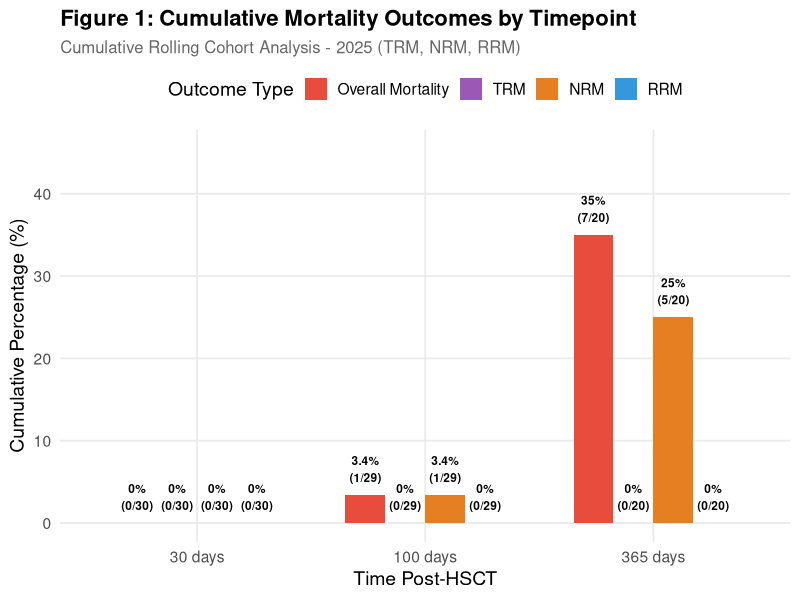
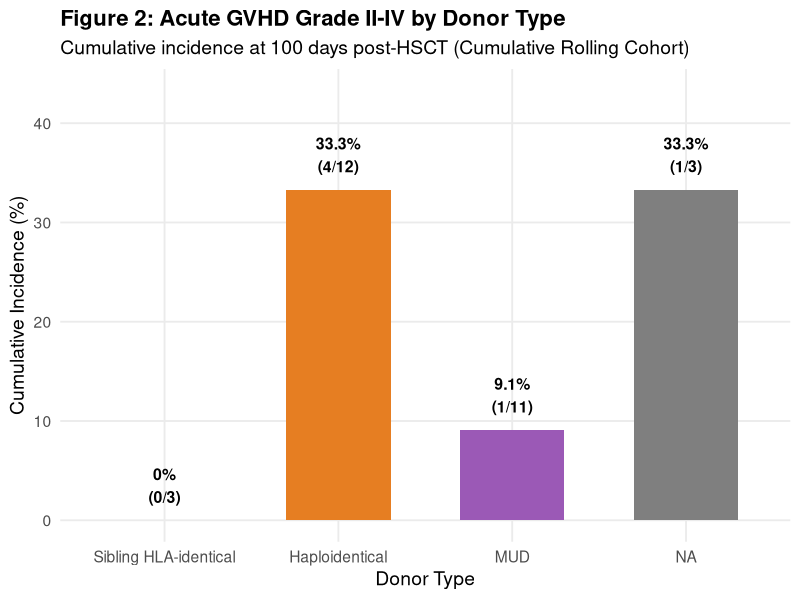

Write the R code that produced these figures, in order.
## ---- chunk 1
library(tidyverse)
library(readxl)
library(knitr)
library(kableExtra)
library(lubridate)
library(ggplot2)

# Load and prepare data
transplant_data <- read_excel("Calcoli_RDD_2025-1.xlsx")

# Data preparation
transplant_data_prepared <- transplant_data |>
  mutate(
    hsct_date = `HSCT date`,
    hsct_year = year(hsct_date),
    death_date_clean = case_when(
      `Death date` == "-" ~ NA,
      TRUE ~ as.Date(as.numeric(`Death date`), origin = "1899-12-30")
    ),
    days_to_event = as.numeric(difftime(`Date of last follow up`, hsct_date, units = "days")),
    death = ifelse(grepl("^dead", `State at last follow up`), 1, 0),
    disease_status_binary = case_when(
      `Disease status at HSCT` == "Complete Remission" ~ "Complete Remission",
      TRUE ~ "Not in Complete Remission"
    ),
    donor_type_main = case_when(
      `Donor type` == "Related HLA-identical" ~ "Sibling HLA-identical",
      `Donor type` == "Related Haploidentical" ~ "Haploidentical",
      `Donor type` == "URD HLA-identical" ~ "MUD",
      `Donor type` == "URD HLA-mismatched" ~ "MMUD"
    ),
    death_cause = case_when(
      death == 0 ~ "Alive",
      grepl("disease", `State at last follow up`) ~ "Relapse",
      grepl("GVHD", `State at last follow up`) ~ "GVHD",
      grepl("infection", `State at last follow up`) ~ "Infection",
      grepl("other cause", `State at last follow up`) ~ "Other",
      TRUE ~ "Unknown"
    ),
    death_type = case_when(
      death == 0 ~ "Alive",
      death_cause == "Relapse" ~ "Relapse",
      TRUE ~ "NRM"
    ),
    acute_gvhd_grade_ii_iv = case_when(
      !is.na(`acute GVHD global grade`) & `acute GVHD global grade` %in% c(2, 3, 4) ~ 1,
      TRUE ~ 0
    ),
    chronic_gvhd_any = ifelse(`chronic GVHD` == "sì", 1, 0),
    chronic_gvhd_mod_severe = case_when(
      !is.na(`chronic GVHD global grade`) & 
        `chronic GVHD global grade` %in% c("moderata", "severa") ~ 1,
      TRUE ~ 0
    )
  )

report_year <- 2025
## ---- chunk 2
# Cumulative rolling cohort selection for annual reporting
# Based on JACIE Italian quarterly methodology, cumulative through Q4

# For 30-day outcomes: Milestone dates from Jan 1 - Nov 30, 2025
# HSCT dates: Sep 1, 2024 - Oct 31, 2025
select_cohort_30d <- function(data, year = 2025) {
  milestone_start <- as.Date(paste0(year - 1, "-09-01"))  # Sep 1 previous year
  milestone_end <- as.Date(paste0(year, "-11-30"))        # Nov 30 current year
  
  cohort <- data |>
    mutate(milestone_30d = hsct_date + days(30)) |>
    filter(
      milestone_30d >= milestone_start,
      milestone_30d <= milestone_end,
      days_to_event >= 30 | death == 1
    )
  
  return(cohort)
}

# For 100-day outcomes: Milestone dates from Jan 1 - Sep 30, 2025
# HSCT dates: Jul 1, 2024 - Sep 30, 2025
select_cohort_100d <- function(data, year = 2025) {
  milestone_start <- as.Date(paste0(year - 1, "-07-01"))  # Jul 1 previous year
  milestone_end <- as.Date(paste0(year, "-09-30"))        # Sep 30 current year
  
  cohort <- data |>
    mutate(milestone_100d = hsct_date + days(100)) |>
    filter(
      milestone_100d >= milestone_start,
      milestone_100d <= milestone_end,
      days_to_event >= 100 | death == 1
    )
  
  return(cohort)
}

# For 365-day outcomes: Milestone dates from Jan 1, 2024 - Dec 31, 2025
# HSCT dates: Jan 1, 2024 - Dec 31, 2024
select_cohort_365d <- function(data, year = 2025) {
  milestone_start <- as.Date(paste0(year - 1, "-01-01"))  # Jan 1 previous year
  milestone_end <- as.Date(paste0(year, "-12-31"))        # Dec 31 current year
  
  cohort <- data |>
    mutate(milestone_365d = hsct_date + days(365)) |>
    filter(
      milestone_365d >= milestone_start,
      milestone_365d <= milestone_end,
      days_to_event >= 365 | death == 1
    )
  
  return(cohort)
}

# Mortality calculation for a cohort
calc_mortality <- function(cohort, days) {
  if (nrow(cohort) == 0) {
    return(tibble(timepoint = paste0(days, " days"), n_cohort = 0,
                  n_events = NA_integer_, pct = NA_real_))
  }
  
  n_deaths <- sum(cohort$death == 1 & cohort$days_to_event <= days)
  
  tibble(
    timepoint = paste0(days, " days"),
    n_cohort = nrow(cohort),
    n_events = n_deaths,
    pct = round(100 * n_deaths / nrow(cohort), 1)
  )
}

# NRM calculation
calc_nrm <- function(cohort, days) {
  if (nrow(cohort) == 0) {
    return(tibble(timepoint = paste0(days, " days"), n_cohort = 0,
                  n_events = NA_integer_, pct = NA_real_))
  }
  
  n_nrm <- sum(cohort$death_type == "NRM" & cohort$days_to_event <= days, na.rm = TRUE)
  
  tibble(
    timepoint = paste0(days, " days"),
    n_cohort = nrow(cohort),
    n_events = n_nrm,
    pct = round(100 * n_nrm / nrow(cohort), 1)
  )
}

# Relapse mortality calculation (RRM - Relapse-Related Mortality)
calc_relapse <- function(cohort, days) {
  if (nrow(cohort) == 0) {
    return(tibble(timepoint = paste0(days, " days"), n_cohort = 0,
                  n_events = NA_integer_, pct = NA_real_))
  }
  
  n_relapse <- sum(cohort$death_type == "RRM" & cohort$days_to_event <= days, na.rm = TRUE)
  
  tibble(
    timepoint = paste0(days, " days"),
    n_cohort = nrow(cohort),
    n_events = n_relapse,
    pct = round(100 * n_relapse / nrow(cohort), 1)
  )
}

# TRM calculation
calc_trm <- function(cohort, days) {
  if (nrow(cohort) == 0) {
    return(tibble(timepoint = paste0(days, " days"), n_cohort = 0,
                  n_events = NA_integer_, pct = NA_real_))
  }
  
  n_trm <- sum(cohort$death_type == "TRM" & cohort$days_to_event <= days, na.rm = TRUE)
  
  tibble(
    timepoint = paste0(days, " days"),
    n_cohort = nrow(cohort),
    n_events = n_trm,
    pct = round(100 * n_trm / nrow(cohort), 1)
  )
}

# Acute GVHD calculation (100 days)
calc_agvhd <- function(cohort) {
  if (nrow(cohort) == 0) {
    return(tibble(n_cohort = 0, n_events = NA_integer_, pct = NA_real_))
  }
  
  n_agvhd <- sum(cohort$acute_gvhd_grade_ii_iv == 1)
  
  tibble(
    n_cohort = nrow(cohort),
    n_events = n_agvhd,
    pct = round(100 * n_agvhd / nrow(cohort), 1)
  )
}

# Chronic GVHD calculation (365 days)
calc_cgvhd <- function(cohort, severity = "any") {
  if (nrow(cohort) == 0) {
    return(tibble(severity = severity, n_cohort = 0,
                  n_events = NA_integer_, pct = NA_real_))
  }
  
  n_cgvhd <- if (severity == "mod_severe") {
    sum(cohort$chronic_gvhd_mod_severe == 1, na.rm = TRUE)
  } else {
    sum(cohort$chronic_gvhd_any == 1, na.rm = TRUE)
  }
  
  tibble(
    severity = severity,
    n_cohort = nrow(cohort),
    n_events = n_cgvhd,
    pct = round(100 * n_cgvhd / nrow(cohort), 1)
  )
}
## ---- chunk 3
# Select cohorts for each timepoint
cohort_30d <- select_cohort_30d(transplant_data_prepared, report_year)
cohort_100d <- select_cohort_100d(transplant_data_prepared, report_year)
cohort_365d <- select_cohort_365d(transplant_data_prepared, report_year)

# Calculate overall mortality at each timepoint
overall_mort <- bind_rows(
  calc_mortality(cohort_30d, 30),
  calc_mortality(cohort_100d, 100),
  calc_mortality(cohort_365d, 365)
)

# Calculate NRM at each timepoint
nrm_overall <- bind_rows(
  calc_nrm(cohort_30d, 30),
  calc_nrm(cohort_100d, 100),
  calc_nrm(cohort_365d, 365)
)

# Calculate relapse mortality at each timepoint
relapse_overall <- bind_rows(
  calc_relapse(cohort_30d, 30),
  calc_relapse(cohort_100d, 100),
  calc_relapse(cohort_365d, 365)
)

# Calculate TRM at each timepoint
trm_overall <- bind_rows(
  calc_trm(cohort_30d, 30),
  calc_trm(cohort_100d, 100),
  calc_trm(cohort_365d, 365)
)

# By disease status
cr_data <- transplant_data_prepared |> filter(disease_status_binary == "Complete Remission")
not_cr_data <- transplant_data_prepared |> filter(disease_status_binary == "Not in Complete Remission")

# CR cohorts
cohort_30d_cr <- select_cohort_30d(cr_data, report_year)
cohort_100d_cr <- select_cohort_100d(cr_data, report_year)
cohort_365d_cr <- select_cohort_365d(cr_data, report_year)

mort_cr <- bind_rows(
  calc_mortality(cohort_30d_cr, 30),
  calc_mortality(cohort_100d_cr, 100),
  calc_mortality(cohort_365d_cr, 365)
) |> mutate(group = "Complete Remission")

nrm_cr <- bind_rows(
  calc_nrm(cohort_30d_cr, 30),
  calc_nrm(cohort_100d_cr, 100),
  calc_nrm(cohort_365d_cr, 365)
) |> mutate(group = "Complete Remission")

relapse_cr <- bind_rows(
  calc_relapse(cohort_30d_cr, 30),
  calc_relapse(cohort_100d_cr, 100),
  calc_relapse(cohort_365d_cr, 365)
) |> mutate(group = "Complete Remission")

trm_cr <- bind_rows(
  calc_trm(cohort_30d_cr, 30),
  calc_trm(cohort_100d_cr, 100),
  calc_trm(cohort_365d_cr, 365)
) |> mutate(group = "Complete Remission")

# Not CR cohorts
cohort_30d_not_cr <- select_cohort_30d(not_cr_data, report_year)
cohort_100d_not_cr <- select_cohort_100d(not_cr_data, report_year)
cohort_365d_not_cr <- select_cohort_365d(not_cr_data, report_year)

mort_not_cr <- bind_rows(
  calc_mortality(cohort_30d_not_cr, 30),
  calc_mortality(cohort_100d_not_cr, 100),
  calc_mortality(cohort_365d_not_cr, 365)
) |> mutate(group = "Not in Complete Remission")

nrm_not_cr <- bind_rows(
  calc_nrm(cohort_30d_not_cr, 30),
  calc_nrm(cohort_100d_not_cr, 100),
  calc_nrm(cohort_365d_not_cr, 365)
) |> mutate(group = "Not in Complete Remission")

relapse_not_cr <- bind_rows(
  calc_relapse(cohort_30d_not_cr, 30),
  calc_relapse(cohort_100d_not_cr, 100),
  calc_relapse(cohort_365d_not_cr, 365)
) |> mutate(group = "Not in Complete Remission")

trm_not_cr <- bind_rows(
  calc_trm(cohort_30d_not_cr, 30),
  calc_trm(cohort_100d_not_cr, 100),
  calc_trm(cohort_365d_not_cr, 365)
) |> mutate(group = "Not in Complete Remission")

# GVHD by donor type
major_donors <- c("Sibling HLA-identical", "Haploidentical", "MUD", "MMUD")
agvhd_overall <- calc_agvhd(cohort_100d)

agvhd_by_donor <- tibble()
for (donor in major_donors) {
  donor_data <- transplant_data_prepared |> filter(donor_type_main == donor)
  cohort_100d_donor <- select_cohort_100d(donor_data, report_year)
  result <- calc_agvhd(cohort_100d_donor) |> mutate(donor = donor)
  agvhd_by_donor <- bind_rows(agvhd_by_donor, result)
}

# Chronic GVHD
cgvhd_any <- bind_rows(
  calc_cgvhd(cohort_365d, "any") |> mutate(severity = "Any"),
  calc_cgvhd(cohort_365d, "mod_severe") |> mutate(severity = "Moderate-Severe")
)
## ---- chunk 4
kable(overall_mort |>
  mutate(display = paste0(pct, "% (", n_events, "/", n_cohort, ")")) |>
  select(Timepoint = timepoint, `Cohort Size` = n_cohort, 
         Deaths = n_events, `Mortality Rate` = display),
      caption = "Table 1: Overall Cumulative Mortality - Rolling Cohort Analysis") |>
  kable_styling(bootstrap_options = c("striped", "hover"), full_width = FALSE) |>
  row_spec(0, bold = TRUE, background = "#3498DB", color = "white")
## ---- chunk 5
cause_summary <- tibble(
  Timepoint = c("30 days", "100 days", "365 days"),
  `Overall Mortality` = paste0(overall_mort$pct, "% (", overall_mort$n_events, "/", overall_mort$n_cohort, ")"),
  `TRM` = paste0(trm_overall$pct, "% (", trm_overall$n_events, "/", trm_overall$n_cohort, ")"),
  `NRM` = paste0(nrm_overall$pct, "% (", nrm_overall$n_events, "/", nrm_overall$n_cohort, ")"),
  `RRM` = paste0(relapse_overall$pct, "% (", relapse_overall$n_events, "/", relapse_overall$n_cohort, ")")
)

kable(cause_summary,
      caption = "Table 2: Cumulative Mortality Breakdown by Cause (Overall = TRM + NRM + RRM)") |>
  kable_styling(bootstrap_options = c("striped", "hover"), full_width = FALSE) |>
  row_spec(0, bold = TRUE, background = "#E74C3C", color = "white")
## ---- chunk 6
plot_data <- bind_rows(
  overall_mort |> mutate(outcome = "Overall Mortality"),
  trm_overall |> mutate(outcome = "TRM"),
  nrm_overall |> mutate(outcome = "NRM"),
  relapse_overall |> mutate(outcome = "RRM")
) |>
  mutate(
    timepoint = factor(timepoint, levels = c("30 days", "100 days", "365 days")),
    outcome = factor(outcome, levels = c("Overall Mortality", "TRM", "NRM", "RRM"))
  )

ggplot(plot_data, aes(x = timepoint, y = pct, fill = outcome)) +
  geom_col(position = "dodge", width = 0.7) +
  geom_text(aes(label = paste0(pct, "%\n(", n_events, "/", n_cohort, ")")),
            position = position_dodge(width = 0.7),
            vjust = -0.5, size = 3, fontface = "bold") +
  scale_fill_manual(values = c("Overall Mortality" = "#E74C3C", 
                                "TRM" = "#9B59B6",
                                "NRM" = "#E67E22",
                                "RRM" = "#3498DB")) +
  labs(title = "Figure 1: Cumulative Mortality Outcomes by Timepoint",
       subtitle = "Cumulative Rolling Cohort Analysis - 2025 (TRM, NRM, RRM)",
       x = "Time Post-HSCT", y = "Cumulative Percentage (%)",
       fill = "Outcome Type") +
  theme_minimal(base_size = 14) +
  theme(plot.title = element_text(face = "bold", size = 16),
        plot.subtitle = element_text(size = 12, color = "gray40"),
        legend.position = "top",
        panel.grid.minor = element_blank()) +
  ylim(0, max(plot_data$pct, na.rm = TRUE) * 1.3)
## ---- chunk 7
kable(bind_rows(mort_cr, mort_not_cr) |>
  mutate(display = paste0(pct, "% (", n_events, "/", n_cohort, ")")) |>
  select(Group = group, Timepoint = timepoint, 
         `Cohort Size` = n_cohort, Deaths = n_events, `Mortality Rate` = display),
      caption = "Table 3: Cumulative Mortality by Disease Status at HSCT") |>
  kable_styling(bootstrap_options = c("striped", "hover"), full_width = FALSE) |>
  pack_rows("Complete Remission", 1, 3, label_row_css = "background-color: #27AE60; color: white;") |>
  pack_rows("Not in Complete Remission", 4, 6, label_row_css = "background-color: #E74C3C; color: white;")
## ---- chunk 8
kable(nrm_overall |>
  mutate(display = paste0(pct, "% (", n_events, "/", n_cohort, ")")) |>
  select(Timepoint = timepoint, `Cohort Size` = n_cohort, 
         `NRM Events` = n_events, `NRM Rate` = display),
      caption = "Table 4: Cumulative Non-Relapse Mortality (NRM)") |>
  kable_styling(bootstrap_options = c("striped", "hover"), full_width = FALSE) |>
  row_spec(0, bold = TRUE, background = "#E67E22", color = "white")
## ---- chunk 9
if (!is.na(overall_mort$n_events[3]) && overall_mort$n_events[3] > 0) {
  nrm_prop <- round(100 * nrm_overall$n_events[3] / overall_mort$n_events[3], 0)
  cat(paste0("NRM accounts for **", nrm_prop, "%** of all deaths at 365 days."))
}
## ---- chunk 10
kable(bind_rows(
  nrm_overall |> mutate(group = "Overall"),
  nrm_cr, nrm_not_cr
) |>
  mutate(display = paste0(pct, "% (", n_events, "/", n_cohort, ")")) |>
  select(Group = group, Timepoint = timepoint, 
         `Cohort Size` = n_cohort, `NRM Events` = n_events, `NRM Rate` = display),
      caption = "Table 5: Non-Relapse Mortality by Disease Status") |>
  kable_styling(bootstrap_options = c("striped", "hover"), full_width = FALSE) |>
  pack_rows("Overall", 1, 3, label_row_css = "background-color: #95A5A6; color: white;") |>
  pack_rows("Complete Remission", 4, 6, label_row_css = "background-color: #27AE60; color: white;") |>
  pack_rows("Not in Complete Remission", 7, 9, label_row_css = "background-color: #E74C3C; color: white;")
## ---- chunk 11
nrm_deaths <- cohort_365d |>
  filter(death == 1, death_type == "NRM", days_to_event <= 365)

if (nrow(nrm_deaths) > 0) {
  nrm_causes <- nrm_deaths |>
    count(death_cause) |>
    arrange(desc(n)) |>
    mutate(percentage = round(100 * n / sum(n), 1),
           display = paste0(n, " (", percentage, "%)")) |>
    select(`Cause of NRM` = death_cause, `N Events` = n, `Percentage` = display)
  
  kable(nrm_causes,
        caption = "Table 6: Breakdown of NRM by Specific Cause (365-day cohort)") |>
    kable_styling(bootstrap_options = c("striped", "hover"), full_width = FALSE) |>
    row_spec(0, bold = TRUE, background = "#D35400", color = "white")
} else {
  cat("No NRM events in the 365-day rolling cohort.")
}
## ---- chunk 12
kable(trm_overall |>
  mutate(display = paste0(pct, "% (", n_events, "/", n_cohort, ")")) |>
  select(Timepoint = timepoint, `Cohort Size` = n_cohort, 
         `TRM Events` = n_events, `TRM Rate` = display),
      caption = "Table 6A: Cumulative Treatment-Related Mortality (TRM)") |>
  kable_styling(bootstrap_options = c("striped", "hover"), full_width = FALSE) |>
  row_spec(0, bold = TRUE, background = "#9B59B6", color = "white")
## ---- chunk 13
if (!is.na(overall_mort$n_events[3]) && overall_mort$n_events[3] > 0) {
  trm_prop <- round(100 * trm_overall$n_events[3] / overall_mort$n_events[3], 0)
  cat(paste0("TRM accounts for **", trm_prop, "%** of all deaths at 365 days."))
}
## ---- chunk 14
kable(bind_rows(
  trm_overall |> mutate(group = "Overall"),
  trm_cr, trm_not_cr
) |>
  mutate(display = paste0(pct, "% (", n_events, "/", n_cohort, ")")) |>
  select(Group = group, Timepoint = timepoint, 
         `Cohort Size` = n_cohort, `TRM Events` = n_events, `TRM Rate` = display),
      caption = "Table 6B: Treatment-Related Mortality by Disease Status") |>
  kable_styling(bootstrap_options = c("striped", "hover"), full_width = FALSE) |>
  pack_rows("Overall", 1, 3, label_row_css = "background-color: #95A5A6; color: white;") |>
  pack_rows("Complete Remission", 4, 6, label_row_css = "background-color: #27AE60; color: white;") |>
  pack_rows("Not in Complete Remission", 7, 9, label_row_css = "background-color: #E74C3C; color: white;")
## ---- chunk 15
kable(relapse_overall |>
  mutate(display = paste0(pct, "% (", n_events, "/", n_cohort, ")")) |>
  select(Timepoint = timepoint, `Cohort Size` = n_cohort, 
         `RRM Deaths` = n_events, `RRM Rate` = display),
      caption = "Table 7: Cumulative Relapse-Related Mortality (RRM)") |>
  kable_styling(bootstrap_options = c("striped", "hover"), full_width = FALSE) |>
  row_spec(0, bold = TRUE, background = "#3498DB", color = "white")
## ---- chunk 16
kable(bind_rows(
  relapse_overall |> mutate(group = "Overall"),
  relapse_cr, relapse_not_cr
) |>
  mutate(display = paste0(pct, "% (", n_events, "/", n_cohort, ")")) |>
  select(Group = group, Timepoint = timepoint, 
         `Cohort Size` = n_cohort, `RRM Deaths` = n_events, `RRM Rate` = display),
      caption = "Table 8: Relapse-Related Mortality (RRM) by Disease Status") |>
  kable_styling(bootstrap_options = c("striped", "hover"), full_width = FALSE) |>
  pack_rows("Overall", 1, 3) |>
  pack_rows("Complete Remission", 4, 6) |>
  pack_rows("Not in Complete Remission", 7, 9)
## ---- chunk 17
if (!is.na(overall_mort$n_events[3]) && overall_mort$n_events[3] > 0) {
  relapse_prop <- round(100 * relapse_overall$n_events[3] / overall_mort$n_events[3], 0)
  cat(paste0("- RRM accounts for **", relapse_prop, "%** of all deaths at 365 days\n"))
}
## ---- chunk 18
kable(tibble(
  Group = c("Overall", agvhd_by_donor$donor),
  `Cohort Size` = c(agvhd_overall$n_cohort, agvhd_by_donor$n_cohort),
  Events = c(agvhd_overall$n_events, agvhd_by_donor$n_events),
  `Cumulative Incidence` = paste0(c(agvhd_overall$pct, agvhd_by_donor$pct), "%")
),
      caption = "Table 9: Acute GVHD Grade II-IV by Donor Type (100 days)") |>
  kable_styling(bootstrap_options = c("striped", "hover"), full_width = FALSE) |>
  row_spec(1, bold = TRUE, background = "#9B59B6", color = "white")
## ---- chunk 19
agvhd_plot_data <- agvhd_by_donor |>
  filter(!is.na(pct)) |>
  mutate(donor = factor(donor, levels = c("Sibling HLA-identical", "Haploidentical", "MUD")))

if (nrow(agvhd_plot_data) > 0) {
  ggplot(agvhd_plot_data, aes(x = donor, y = pct, fill = donor)) +
    geom_col(width = 0.6, show.legend = FALSE) +
    geom_text(aes(label = paste0(pct, "%\n(", n_events, "/", n_cohort, ")")),
              vjust = -0.5, size = 4, fontface = "bold") +
    scale_fill_manual(values = c("Sibling HLA-identical" = "#3498DB", 
                                  "Haploidentical" = "#E67E22", "MUD" = "#9B59B6")) +
    labs(title = "Figure 2: Acute GVHD Grade II-IV by Donor Type",
         subtitle = "Cumulative incidence at 100 days post-HSCT (Cumulative Rolling Cohort)",
         x = "Donor Type", y = "Cumulative Incidence (%)") +
    theme_minimal(base_size = 14) +
    theme(plot.title = element_text(face = "bold", size = 16),
          panel.grid.minor = element_blank()) +
    ylim(0, max(agvhd_plot_data$pct, na.rm = TRUE) * 1.3)
}
## ---- chunk 20
kable(cgvhd_any |>
  mutate(display = paste0(pct, "% (", n_events, "/", n_cohort, ")")) |>
  select(Severity = severity, `Cohort Size` = n_cohort, 
         Events = n_events, `Cumulative Incidence` = display),
      caption = "Table 10: Chronic GVHD Cumulative Incidence (365 days)") |>
  kable_styling(bootstrap_options = c("striped", "hover"), full_width = FALSE) |>
  row_spec(0, bold = TRUE, background = "#27AE60", color = "white")
## ---- chunk 21
mort_by_donor <- tibble()
nrm_by_donor <- tibble()

for (donor in major_donors) {
  donor_data <- transplant_data_prepared |> filter(donor_type_main == donor)
  
  cohort_365d_donor <- select_cohort_365d(donor_data, report_year)
  mort_result <- calc_mortality(cohort_365d_donor, 365) |> mutate(donor = donor)
  nrm_result <- calc_nrm(cohort_365d_donor, 365) |> mutate(donor = donor)
  
  mort_by_donor <- bind_rows(mort_by_donor, mort_result)
  nrm_by_donor <- bind_rows(nrm_by_donor, nrm_result)
}

kable(tibble(
  `Donor Type` = mort_by_donor$donor,
  `365-Day Mortality` = paste0(mort_by_donor$pct, "% (", mort_by_donor$n_events, "/", mort_by_donor$n_cohort, ")"),
  `NRM at 365 Days` = paste0(nrm_by_donor$pct, "% (", nrm_by_donor$n_events, "/", nrm_by_donor$n_cohort, ")"),
  `Acute GVHD II-IV` = paste0(agvhd_by_donor$pct, "% (", agvhd_by_donor$n_events, "/", agvhd_by_donor$n_cohort, ")")
),
      caption = "Table 11: Comprehensive Outcomes by Donor Type") |>
  kable_styling(bootstrap_options = c("striped", "hover"), full_width = FALSE) |>
  row_spec(0, bold = TRUE, background = "#2C3E50", color = "white")
## ---- chunk 22
mort_donor_all <- tibble()

for (donor in major_donors) {
  donor_data <- transplant_data_prepared |> filter(donor_type_main == donor)
  
  cohort_30d_donor <- select_cohort_30d(donor_data, report_year)
  cohort_100d_donor <- select_cohort_100d(donor_data, report_year)
  cohort_365d_donor <- select_cohort_365d(donor_data, report_year)
  
  donor_mort <- bind_rows(
    calc_mortality(cohort_30d_donor, 30),
    calc_mortality(cohort_100d_donor, 100),
    calc_mortality(cohort_365d_donor, 365)
  ) |> mutate(donor = donor)
  
  mort_donor_all <- bind_rows(mort_donor_all, donor_mort)
}

kable(mort_donor_all |>
  mutate(display = paste0(pct, "% (", n_events, "/", n_cohort, ")")) |>
  select(`Donor Type` = donor, Timepoint = timepoint,
         `Cohort Size` = n_cohort, Deaths = n_events, `Mortality Rate` = display),
      caption = "Table 13: Overall Mortality by Donor Type Across All Timepoints") |>
  kable_styling(bootstrap_options = c("striped", "hover"), full_width = FALSE) |>
  pack_rows("Sibling HLA-identical", 1, 3, label_row_css = "background-color: #3498DB; color: white;") |>
  pack_rows("Haploidentical", 4, 6, label_row_css = "background-color: #E67E22; color: white;") |>
  pack_rows("MUD", 7, 9, label_row_css = "background-color: #9B59B6; color: white;")
## ---- chunk 23
nrm_donor_all <- tibble()

for (donor in major_donors) {
  donor_data <- transplant_data_prepared |> filter(donor_type_main == donor)
  
  cohort_30d_donor <- select_cohort_30d(donor_data, report_year)
  cohort_100d_donor <- select_cohort_100d(donor_data, report_year)
  cohort_365d_donor <- select_cohort_365d(donor_data, report_year)
  
  donor_nrm <- bind_rows(
    calc_nrm(cohort_30d_donor, 30),
    calc_nrm(cohort_100d_donor, 100),
    calc_nrm(cohort_365d_donor, 365)
  ) |> mutate(donor = donor)
  
  nrm_donor_all <- bind_rows(nrm_donor_all, donor_nrm)
}

kable(nrm_donor_all |>
  mutate(display = paste0(pct, "% (", n_events, "/", n_cohort, ")")) |>
  select(`Donor Type` = donor, Timepoint = timepoint,
         `Cohort Size` = n_cohort, `NRM Events` = n_events, `NRM Rate` = display),
      caption = "Table 14: Non-Relapse Mortality by Donor Type Across All Timepoints") |>
  kable_styling(bootstrap_options = c("striped", "hover"), full_width = FALSE) |>
  pack_rows("Sibling HLA-identical", 1, 3, label_row_css = "background-color: #3498DB; color: white;") |>
  pack_rows("Haploidentical", 4, 6, label_row_css = "background-color: #E67E22; color: white;") |>
  pack_rows("MUD", 7, 9, label_row_css = "background-color: #9B59B6; color: white;")
## ---- chunk 24
relapse_donor_all <- tibble()

for (donor in major_donors) {
  donor_data <- transplant_data_prepared |> filter(donor_type_main == donor)
  
  cohort_30d_donor <- select_cohort_30d(donor_data, report_year)
  cohort_100d_donor <- select_cohort_100d(donor_data, report_year)
  cohort_365d_donor <- select_cohort_365d(donor_data, report_year)
  
  donor_relapse <- bind_rows(
    calc_relapse(cohort_30d_donor, 30),
    calc_relapse(cohort_100d_donor, 100),
    calc_relapse(cohort_365d_donor, 365)
  ) |> mutate(donor = donor)
  
  relapse_donor_all <- bind_rows(relapse_donor_all, donor_relapse)
}

kable(relapse_donor_all |>
  mutate(display = paste0(pct, "% (", n_events, "/", n_cohort, ")")) |>
  select(`Donor Type` = donor, Timepoint = timepoint,
         `Cohort Size` = n_cohort, `Relapse Deaths` = n_events, `Relapse Rate` = display),
      caption = "Table 15: Relapse Mortality by Donor Type Across All Timepoints") |>
  kable_styling(bootstrap_options = c("striped", "hover"), full_width = FALSE) |>
  pack_rows("Sibling HLA-identical", 1, 3, label_row_css = "background-color: #3498DB; color: white;") |>
  pack_rows("Haploidentical", 4, 6, label_row_css = "background-color: #E67E22; color: white;") |>
  pack_rows("MUD", 7, 9, label_row_css = "background-color: #9B59B6; color: white;")
## ---- chunk 25
trm_donor_all <- tibble()

for (donor in major_donors) {
  donor_data <- transplant_data_prepared |> filter(donor_type_main == donor)
  
  cohort_30d_donor <- select_cohort_30d(donor_data, report_year)
  cohort_100d_donor <- select_cohort_100d(donor_data, report_year)
  cohort_365d_donor <- select_cohort_365d(donor_data, report_year)
  
  donor_trm <- bind_rows(
    calc_trm(cohort_30d_donor, 30),
    calc_trm(cohort_100d_donor, 100),
    calc_trm(cohort_365d_donor, 365)
  ) |> mutate(donor = donor)
  
  trm_donor_all <- bind_rows(trm_donor_all, donor_trm)
}

kable(trm_donor_all |>
  mutate(display = paste0(pct, "% (", n_events, "/", n_cohort, ")")) |>
  select(`Donor Type` = donor, Timepoint = timepoint,
         `Cohort Size` = n_cohort, `TRM Events` = n_events, `TRM Rate` = display),
      caption = "Table 15A: Treatment-Related Mortality by Donor Type Across All Timepoints") |>
  kable_styling(bootstrap_options = c("striped", "hover"), full_width = FALSE) |>
  pack_rows("Sibling HLA-identical", 1, 3, label_row_css = "background-color: #3498DB; color: white;") |>
  pack_rows("Haploidentical", 4, 6, label_row_css = "background-color: #E67E22; color: white;") |>
  pack_rows("MUD", 7, 9, label_row_css = "background-color: #9B59B6; color: white;")
## ---- chunk 26
mort_donor_cr_strat <- tibble()

for (cr_status in c("Complete Remission", "Not in Complete Remission")) {
  cr_data <- transplant_data_prepared |> filter(disease_status_binary == cr_status)
  
  for (donor in major_donors) {
    donor_cr_data <- cr_data |> filter(donor_type_main == donor)
    
    cohort_30d_donor_cr <- select_cohort_30d(donor_cr_data, report_year)
    cohort_100d_donor_cr <- select_cohort_100d(donor_cr_data, report_year)
    cohort_365d_donor_cr <- select_cohort_365d(donor_cr_data, report_year)
    
    if (nrow(cohort_30d_donor_cr) > 0 || nrow(cohort_100d_donor_cr) > 0 || nrow(cohort_365d_donor_cr) > 0) {
      mort_result <- bind_rows(
        calc_mortality(cohort_30d_donor_cr, 30),
        calc_mortality(cohort_100d_donor_cr, 100),
        calc_mortality(cohort_365d_donor_cr, 365)
      ) |> mutate(cr_status = cr_status, donor = donor)
      mort_donor_cr_strat <- bind_rows(mort_donor_cr_strat, mort_result)
    }
  }
}

if (nrow(mort_donor_cr_strat) > 0) {
  kable(mort_donor_cr_strat |>
    mutate(display = paste0(pct, "% (", n_events, "/", n_cohort, ")")) |>
    select(`CR Status` = cr_status, `Donor Type` = donor, Timepoint = timepoint,
           N = n_cohort, Deaths = n_events, `Mortality Rate (n/N %)` = display),
        caption = "Table 16: Overall Mortality by Donor Type and Disease Status (30, 100, 365 days)") |>
    kable_styling(bootstrap_options = c("striped", "hover"), full_width = FALSE) |>
    row_spec(0, bold = TRUE, background = "#E74C3C", color = "white")
} else {
  cat("Insufficient data for combined stratification.")
}
## ---- chunk 27
nrm_donor_cr_strat <- tibble()

for (cr_status in c("Complete Remission", "Not in Complete Remission")) {
  cr_data <- transplant_data_prepared |> filter(disease_status_binary == cr_status)
  
  for (donor in major_donors) {
    donor_cr_data <- cr_data |> filter(donor_type_main == donor)
    
    cohort_30d_donor_cr <- select_cohort_30d(donor_cr_data, report_year)
    cohort_100d_donor_cr <- select_cohort_100d(donor_cr_data, report_year)
    cohort_365d_donor_cr <- select_cohort_365d(donor_cr_data, report_year)
    
    if (nrow(cohort_30d_donor_cr) > 0 || nrow(cohort_100d_donor_cr) > 0 || nrow(cohort_365d_donor_cr) > 0) {
      nrm_result <- bind_rows(
        calc_nrm(cohort_30d_donor_cr, 30),
        calc_nrm(cohort_100d_donor_cr, 100),
        calc_nrm(cohort_365d_donor_cr, 365)
      ) |> mutate(cr_status = cr_status, donor = donor)
      nrm_donor_cr_strat <- bind_rows(nrm_donor_cr_strat, nrm_result)
    }
  }
}

if (nrow(nrm_donor_cr_strat) > 0) {
  kable(nrm_donor_cr_strat |>
    mutate(display = paste0(pct, "% (", n_events, "/", n_cohort, ")")) |>
    select(`CR Status` = cr_status, `Donor Type` = donor, Timepoint = timepoint,
           N = n_cohort, `NRM Events` = n_events, `NRM Rate (n/N %)` = display),
        caption = "Table 17: NRM by Donor Type and Disease Status (30, 100, 365 days)") |>
    kable_styling(bootstrap_options = c("striped", "hover"), full_width = FALSE) |>
    row_spec(0, bold = TRUE, background = "#E67E22", color = "white")
}
## ---- chunk 28
relapse_donor_cr_strat <- tibble()

for (cr_status in c("Complete Remission", "Not in Complete Remission")) {
  cr_data <- transplant_data_prepared |> filter(disease_status_binary == cr_status)
  
  for (donor in major_donors) {
    donor_cr_data <- cr_data |> filter(donor_type_main == donor)
    
    cohort_30d_donor_cr <- select_cohort_30d(donor_cr_data, report_year)
    cohort_100d_donor_cr <- select_cohort_100d(donor_cr_data, report_year)
    cohort_365d_donor_cr <- select_cohort_365d(donor_cr_data, report_year)
    
    if (nrow(cohort_30d_donor_cr) > 0 || nrow(cohort_100d_donor_cr) > 0 || nrow(cohort_365d_donor_cr) > 0) {
      relapse_result <- bind_rows(
        calc_relapse(cohort_30d_donor_cr, 30),
        calc_relapse(cohort_100d_donor_cr, 100),
        calc_relapse(cohort_365d_donor_cr, 365)
      ) |> mutate(cr_status = cr_status, donor = donor)
      relapse_donor_cr_strat <- bind_rows(relapse_donor_cr_strat, relapse_result)
    }
  }
}

if (nrow(relapse_donor_cr_strat) > 0) {
  kable(relapse_donor_cr_strat |>
    mutate(display = paste0(pct, "% (", n_events, "/", n_cohort, ")")) |>
    select(`CR Status` = cr_status, `Donor Type` = donor, Timepoint = timepoint,
           N = n_cohort, `Relapse Deaths` = n_events, `Relapse Rate (n/N %)` = display),
        caption = "Table 18: Relapse Mortality by Donor Type and Disease Status (30, 100, 365 days)") |>
    kable_styling(bootstrap_options = c("striped", "hover"), full_width = FALSE) |>
    row_spec(0, bold = TRUE, background = "#3498DB", color = "white")
}
## ---- chunk 29
trm_donor_cr_strat <- tibble()

for (cr_status in c("Complete Remission", "Not in Complete Remission")) {
  cr_data <- transplant_data_prepared |> filter(disease_status_binary == cr_status)
  
  for (donor in major_donors) {
    donor_cr_data <- cr_data |> filter(donor_type_main == donor)
    
    cohort_30d_donor_cr <- select_cohort_30d(donor_cr_data, report_year)
    cohort_100d_donor_cr <- select_cohort_100d(donor_cr_data, report_year)
    cohort_365d_donor_cr <- select_cohort_365d(donor_cr_data, report_year)
    
    if (nrow(cohort_30d_donor_cr) > 0 || nrow(cohort_100d_donor_cr) > 0 || nrow(cohort_365d_donor_cr) > 0) {
      trm_result <- bind_rows(
        calc_trm(cohort_30d_donor_cr, 30),
        calc_trm(cohort_100d_donor_cr, 100),
        calc_trm(cohort_365d_donor_cr, 365)
      ) |> mutate(cr_status = cr_status, donor = donor)
      trm_donor_cr_strat <- bind_rows(trm_donor_cr_strat, trm_result)
    }
  }
}

if (nrow(trm_donor_cr_strat) > 0) {
  kable(trm_donor_cr_strat |>
    mutate(display = paste0(pct, "% (", n_events, "/", n_cohort, ")")) |>
    select(`CR Status` = cr_status, `Donor Type` = donor, Timepoint = timepoint,
           N = n_cohort, `TRM Events` = n_events, `TRM Rate (n/N %)` = display),
        caption = "Table 17A: TRM by Donor Type and Disease Status (30, 100, 365 days)") |>
    kable_styling(bootstrap_options = c("striped", "hover"), full_width = FALSE) |>
    row_spec(0, bold = TRUE, background = "#9B59B6", color = "white")
}
## ---- chunk 30
agvhd_donor_cr_strat <- tibble()

for (cr_status in c("Complete Remission", "Not in Complete Remission")) {
  cr_data <- transplant_data_prepared |> filter(disease_status_binary == cr_status)
  
  for (donor in major_donors) {
    donor_cr_data <- cr_data |> filter(donor_type_main == donor)
    cohort_100d_donor_cr <- select_cohort_100d(donor_cr_data, report_year)
    
    if (nrow(cohort_100d_donor_cr) > 0) {
      agvhd_result <- calc_agvhd(cohort_100d_donor_cr) |>
        mutate(cr_status = cr_status, donor = donor)
      agvhd_donor_cr_strat <- bind_rows(agvhd_donor_cr_strat, agvhd_result)
    }
  }
}

if (nrow(agvhd_donor_cr_strat) > 0) {
  kable(agvhd_donor_cr_strat |>
    mutate(display = paste0(pct, "% (", n_events, "/", n_cohort, ")")) |>
    select(`Disease Status` = cr_status, `Donor Type` = donor,
           `Cohort Size` = n_cohort, Events = n_events, `AGVHD II-IV Rate` = display),
        caption = "Table 19: 100-Day Acute GVHD II-IV by Donor Type and Disease Status") |>
    kable_styling(bootstrap_options = c("striped", "hover"), full_width = FALSE) |>
    pack_rows("Complete Remission", 1, sum(agvhd_donor_cr_strat$cr_status == "Complete Remission"),
              label_row_css = "background-color: #27AE60; color: white;") |>
    pack_rows("Not in Complete Remission",
              sum(agvhd_donor_cr_strat$cr_status == "Complete Remission") + 1, nrow(agvhd_donor_cr_strat),
              label_row_css = "background-color: #E74C3C; color: white;")
}
## ---- chunk 31
cgvhd_donor_cr_strat_any <- tibble()
cgvhd_donor_cr_strat_modsev <- tibble()

for (cr_status in c("Complete Remission", "Not in Complete Remission")) {
  cr_data <- transplant_data_prepared |> filter(disease_status_binary == cr_status)
  
  for (donor in major_donors) {
    donor_cr_data <- cr_data |> filter(donor_type_main == donor)
    cohort_365d_donor_cr <- select_cohort_365d(donor_cr_data, report_year)
    
    if (nrow(cohort_365d_donor_cr) > 0) {
      # Any chronic GVHD
      cgvhd_any_result <- calc_cgvhd(cohort_365d_donor_cr, "any") |>
        mutate(cr_status = cr_status, donor = donor)
      cgvhd_donor_cr_strat_any <- bind_rows(cgvhd_donor_cr_strat_any, cgvhd_any_result)
      
      # Moderate-Severe chronic GVHD
      cgvhd_modsev_result <- calc_cgvhd(cohort_365d_donor_cr, "mod_severe") |>
        mutate(cr_status = cr_status, donor = donor)
      cgvhd_donor_cr_strat_modsev <- bind_rows(cgvhd_donor_cr_strat_modsev, cgvhd_modsev_result)
    }
  }
}
## ---- chunk 32
if (nrow(cgvhd_donor_cr_strat_any) > 0) {
  kable(cgvhd_donor_cr_strat_any |>
    mutate(display = paste0(pct, "% (", n_events, "/", n_cohort, ")")) |>
    select(`CR Status` = cr_status, `Donor Type` = donor,
           N = n_cohort, Events = n_events, `Chronic GVHD (Any) Rate (n/N %)` = display),
        caption = "Table 20: Chronic GVHD (Any) by Donor Type and Complete Remission Status - Cumulative 2025") |>
    kable_styling(bootstrap_options = c("striped", "hover"), full_width = FALSE) |>
    pack_rows("Complete Remission", 1, sum(cgvhd_donor_cr_strat_any$cr_status == "Complete Remission"),
              label_row_css = "background-color: #27AE60; color: white;") |>
    pack_rows("Not in Complete Remission",
              sum(cgvhd_donor_cr_strat_any$cr_status == "Complete Remission") + 1, nrow(cgvhd_donor_cr_strat_any),
              label_row_css = "background-color: #E74C3C; color: white;")
}
## ---- chunk 33
if (nrow(cgvhd_donor_cr_strat_modsev) > 0) {
  kable(cgvhd_donor_cr_strat_modsev |>
    mutate(display = paste0(pct, "% (", n_events, "/", n_cohort, ")")) |>
    select(`CR Status` = cr_status, `Donor Type` = donor,
           N = n_cohort, Events = n_events, `Chronic GVHD (Mod-Severe) Rate (n/N %)` = display),
        caption = "Table 21: Chronic GVHD (Moderate-Severe) by Donor Type and Complete Remission Status - Cumulative 2025") |>
    kable_styling(bootstrap_options = c("striped", "hover"), full_width = FALSE) |>
    pack_rows("Complete Remission", 1, sum(cgvhd_donor_cr_strat_modsev$cr_status == "Complete Remission"),
              label_row_css = "background-color: #27AE60; color: white;") |>
    pack_rows("Not in Complete Remission",
              sum(cgvhd_donor_cr_strat_modsev$cr_status == "Complete Remission") + 1, nrow(cgvhd_donor_cr_strat_modsev),
              label_row_css = "background-color: #E74C3C; color: white;")
}
## ---- chunk 34
kable(tibble(
  Milestone = c("30 days", "100 days", "365 days"),
  `Milestone Date Range` = c(
    "Jan 1, 2025 - Nov 30, 2025",
    "Jan 1, 2025 - Sep 30, 2025",
    "Jan 1, 2024 - Dec 31, 2025"
  ),
  `HSCT Date Range` = c(
    "Sep 1, 2024 - Oct 31, 2025",
    "Jul 1, 2024 - Sep 30, 2025",
    "Jan 1, 2024 - Dec 31, 2024"
  ),
  `Cohort Size` = c(overall_mort$n_cohort[1], overall_mort$n_cohort[2], overall_mort$n_cohort[3])
),
      caption = "Table 12: Cumulative Rolling Cohort Selection Methodology") |>
  kable_styling(bootstrap_options = c("striped", "hover"), full_width = FALSE)
## ---- chunk 35
haplo_agvhd <- agvhd_by_donor |> filter(donor == "Haploidentical")
if (nrow(haplo_agvhd) > 0 && !is.na(haplo_agvhd$pct[1])) {
  cat(paste0("5. **GVHD challenges**: Haploidentical transplants show ", haplo_agvhd$pct[1], "% acute GVHD II-IV"))
}
